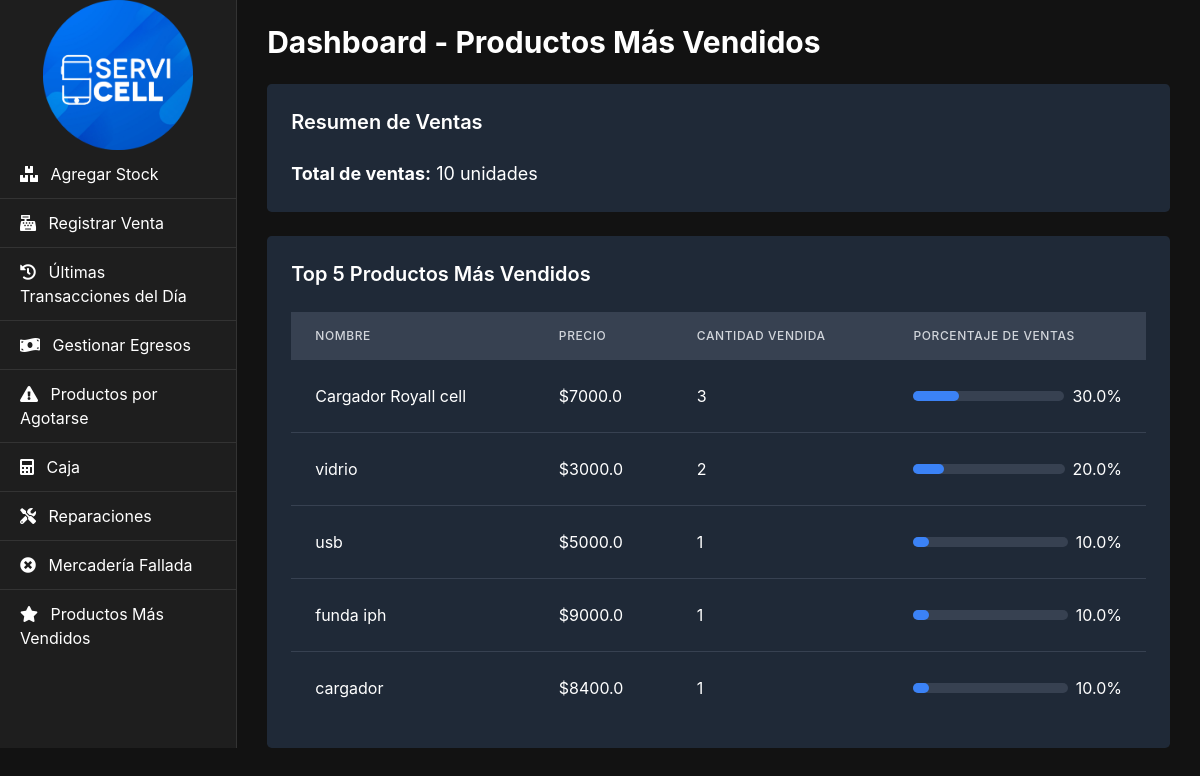
The page /productos_mas_vendidos on the database its author committed.
### tables this page shows
CREATE TABLE productos (
    id INTEGER PRIMARY KEY AUTOINCREMENT,
    nombre TEXT NOT NULL,
    codigo_barras TEXT UNIQUE NOT NULL,
    stock INTEGER NOT NULL
, precio REAL, precio_costo REAL, cantidad_vendida INTEGER DEFAULT 0);

### app.py (the view)
@app.route('/productos_mas_vendidos')
def productos_mas_vendidos():
    conn = get_db_connection()
    cursor = conn.cursor()
    cursor.execute('''
        SELECT nombre, precio, cantidad_vendida
        FROM productos
        ORDER BY cantidad_vendida DESC
        LIMIT 5
    ''')
    productos = cursor.fetchall()
    cursor.execute('SELECT SUM(cantidad_vendida) FROM productos')
    total_ventas = cursor.fetchone()[0]
    productos_con_porcentaje = []
    for producto in productos:
        nombre, precio, cantidad_vendida = producto
        porcentaje = (cantidad_vendida / total_ventas) * 100 if total_ventas > 0 else 0
        productos_con_porcentaje.append({
            'nombre': nombre,
            'precio': precio,
            'cantidad_vendida': cantidad_vendida,
            'porcentaje': round(porcentaje, 2)  # Redondear a 2 decimales
        })
    conn.close()
    return render_template('productos_mas_vendidos.html', productos=productos_con_porcentaje, total_ventas=total_ventas)

### app.py (called while the page is built)
def get_db_connection():
    conn = sqlite3.connect('negocio.db')
    conn.row_factory = sqlite3.Row
    return conn

### templates/productos_mas_vendidos.html
{% extends "base.html" %}
{% block content %}
<div class="container mt-4">
    <h1 class="text-3xl font-bold mb-6">Dashboard - Productos Más Vendidos</h1>
    <div class="bg-gray-800 p-6 rounded-lg mb-6">
        <h2 class="text-xl font-semibold mb-4">Resumen de Ventas</h2>
        <p class="text-lg">
            <span class="font-bold">Total de ventas:</span> {{ total_ventas }} unidades
        </p>
    </div>
    <div class="bg-gray-800 p-6 rounded-lg">
        <h2 class="text-xl font-semibold mb-4">Top 5 Productos Más Vendidos</h2>
        <table class="min-w-full">
            <thead class="bg-gray-700">
                <tr>
                    <th class="px-6 py-3 text-left text-xs font-medium text-gray-300 uppercase tracking-wider">Nombre</th>
                    <th class="px-6 py-3 text-left text-xs font-medium text-gray-300 uppercase tracking-wider">Precio</th>
                    <th class="px-6 py-3 text-left text-xs font-medium text-gray-300 uppercase tracking-wider">Cantidad Vendida</th>
                    <th class="px-6 py-3 text-left text-xs font-medium text-gray-300 uppercase tracking-wider">Porcentaje de Ventas</th>
                </tr>
            </thead>
            <tbody class="divide-y divide-gray-700">
                {% for producto in productos %}
                <tr class="hover:bg-gray-750">
                    <td class="px-6 py-4 whitespace-nowrap">{{ producto.nombre }}</td>
                    <td class="px-6 py-4 whitespace-nowrap">${{ producto.precio }}</td>
                    <td class="px-6 py-4 whitespace-nowrap">{{ producto.cantidad_vendida }}</td>
                    <td class="px-6 py-4 whitespace-nowrap">
                        <div class="flex items-center">
                            <div class="w-full bg-gray-700 rounded-full h-2.5">
                                <div class="bg-blue-500 h-2.5 rounded-full" style="width: {{ producto.porcentaje }}%"></div>
                            </div>
                            <span class="ml-2">{{ producto.porcentaje }}%</span>
                        </div>
                    </td>
                </tr>
                {% endfor %}
            </tbody>
        </table>
    </div>
</div>
{% endblock %}

### templates/base.html (style rules this page uses)
body { background-color: #121212; color: #ffffff; }

### rows shown on the page
productos: nombre "Cargador Royall cell", precio "7000.0", cantidad_vendida "3", porcentaje "30.0"
productos: nombre "vidrio", precio "3000.0", cantidad_vendida "2", porcentaje "20.0"
productos: nombre "usb", precio "5000.0", cantidad_vendida "1", porcentaje "10.0"
productos: nombre "funda iph", precio "9000.0", cantidad_vendida "1", porcentaje "10.0"
productos: nombre "cargador", precio "8400.0", cantidad_vendida "1", porcentaje "10.0"

### other values the page prints
{{ total_ventas }} "10"
